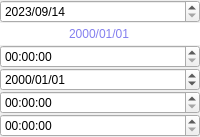
      <widget class="QWidget" name="datesandtimes">
       <layout class="QGridLayout" name="gridLayout_4">
        <property name="leftMargin">
         <number>0</number>
        </property>
        <property name="topMargin">
         <number>0</number>
        </property>
        <property name="rightMargin">
         <number>0</number>
        </property>
        <property name="bottomMargin">
         <number>0</number>
        </property>
        <property name="spacing">
         <number>0</number>
        </property>
        <item row="0" column="0">
         <widget class="QDateEdit" name="basics_date">
          <property name="minimumDateTime">
           <datetime>
            <hour>0</hour>
            <minute>0</minute>
            <second>0</second>
            <year>2023</year>
            <month>9</month>
            <day>14</day>
           </datetime>
          </property>
          <property name="displayFormat">
           <string>yyyy/MM/dd</string>
          </property>
          <property name="date">
           <date>
            <year>2023</year>
            <month>9</month>
            <day>14</day>
           </date>
          </property>
         </widget>
        </item>
        <item row="4" column="0">
         <widget class="QTimeEdit" name="diet_time">
          <property name="displayFormat">
           <string>hh:mm:ss</string>
          </property>
         </widget>
        </item>
        <item row="2" column="0">
         <widget class="QTimeEdit" name="sleep_time">
          <property name="displayFormat">
           <string>hh:mm:ss</string>
          </property>
         </widget>
        </item>
        <item row="5" column="0">
         <widget class="QTimeEdit" name="basics_time">
          <property name="displayFormat">
           <string>hh:mm:ss</string>
          </property>
         </widget>
        </item>
        <item row="1" column="0">
         <widget class="QDateEdit" name="sleep_date">
          <property name="toolTip">
           <string>BASICS DATE</string>
          </property>
          <property name="styleSheet">
           <string notr="true">
/* ///////////////////////////////////////////////////////////////
QDateEdit
/////////////////////////////////////////////////////////////// */
QDateEdit {color:rgb(132,127,239);}
QDateEdit:hover {color: rgb(152,147,255);}
QDateEdit:focus {color: rgb(172,167,255);}
</string>
          </property>
          <property name="frame">
           <bool>false</bool>
          </property>
          <property name="alignment">
           <set>Qt::AlignCenter</set>
          </property>
          <property name="buttonSymbols">
           <enum>QAbstractSpinBox::NoButtons</enum>
          </property>
          <property name="displayFormat">
           <string>yyyy/MM/dd</string>
          </property>
         </widget>
        </item>
        <item row="3" column="0">
         <widget class="QDateEdit" name="diet_date">
          <property name="displayFormat">
           <string>yyyy/MM/dd</string>
          </property>
         </widget>
        </item>
       </layout>
      </widget>
